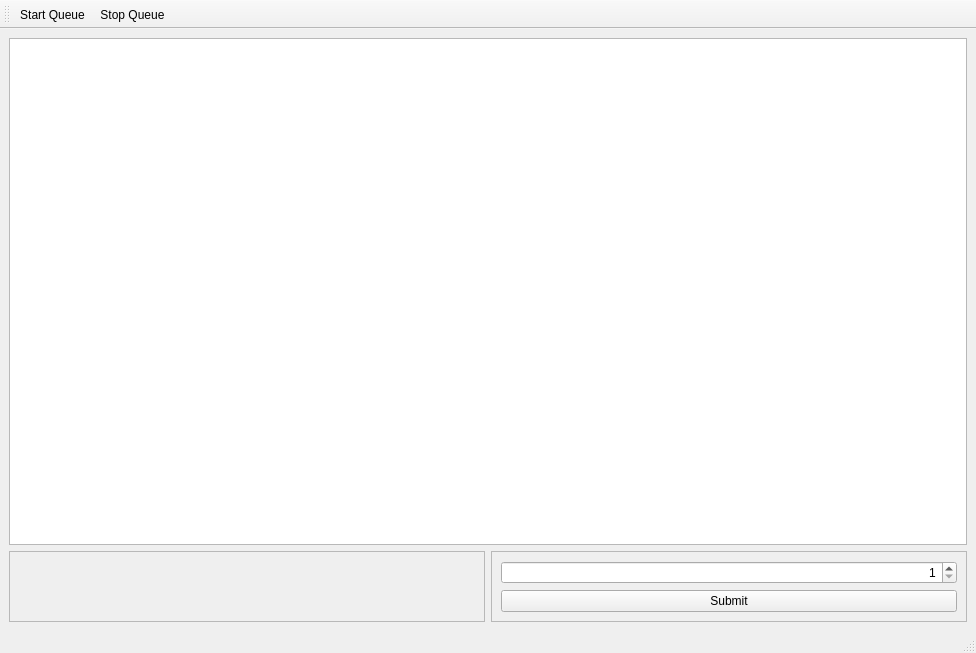
<?xml version="1.0" encoding="UTF-8"?>
<ui version="4.0">
 <class>TaskMainWindow</class>
 <widget class="QMainWindow" name="TaskMainWindow">
  <property name="geometry">
   <rect>
    <x>0</x>
    <y>0</y>
    <width>976</width>
    <height>653</height>
   </rect>
  </property>
  <property name="windowTitle">
   <string>MainWindow</string>
  </property>
  <widget class="QWidget" name="centralwidget">
   <property name="sizePolicy">
    <sizepolicy hsizetype="Expanding" vsizetype="Expanding">
     <horstretch>0</horstretch>
     <verstretch>0</verstretch>
    </sizepolicy>
   </property>
   <layout class="QVBoxLayout" name="verticalLayout">
    <item>
     <widget class="QListWidget" name="tasklistWidget">
      <property name="showDropIndicator" stdset="0">
       <bool>false</bool>
      </property>
      <property name="dragDropMode">
       <enum>QAbstractItemView::NoDragDrop</enum>
      </property>
      <property name="selectionBehavior">
       <enum>QAbstractItemView::SelectItems</enum>
      </property>
      <property name="movement">
       <enum>QListView::Snap</enum>
      </property>
     </widget>
    </item>
    <item>
     <layout class="QHBoxLayout" name="horizontalLayout">
      <property name="topMargin">
       <number>0</number>
      </property>
      <item>
       <widget class="QFrame" name="taskFrame">
        <property name="frameShape">
         <enum>QFrame::StyledPanel</enum>
        </property>
        <property name="frameShadow">
         <enum>QFrame::Raised</enum>
        </property>
        <layout class="QHBoxLayout" name="horizontalLayout_2">
         <property name="leftMargin">
          <number>0</number>
         </property>
         <property name="topMargin">
          <number>0</number>
         </property>
         <property name="rightMargin">
          <number>0</number>
         </property>
         <property name="bottomMargin">
          <number>0</number>
         </property>
         <item>
          <widget class="TaskCreator" name="creatorWidget" native="true">
           <property name="minimumSize">
            <size>
             <width>0</width>
             <height>30</height>
            </size>
           </property>
          </widget>
         </item>
        </layout>
       </widget>
      </item>
      <item>
       <widget class="QFrame" name="submitFrame">
        <property name="minimumSize">
         <size>
          <width>100</width>
          <height>0</height>
         </size>
        </property>
        <property name="frameShape">
         <enum>QFrame::StyledPanel</enum>
        </property>
        <property name="frameShadow">
         <enum>QFrame::Raised</enum>
        </property>
        <layout class="QVBoxLayout" name="verticalLayout_3">
         <item>
          <widget class="QSpinBox" name="multiplicitySpinBox">
           <property name="alignment">
            <set>Qt::AlignRight|Qt::AlignTrailing|Qt::AlignVCenter</set>
           </property>
           <property name="minimum">
            <number>1</number>
           </property>
           <property name="maximum">
            <number>5</number>
           </property>
          </widget>
         </item>
         <item>
          <widget class="QPushButton" name="submitPushButton">
           <property name="text">
            <string>Submit</string>
           </property>
          </widget>
         </item>
        </layout>
       </widget>
      </item>
     </layout>
    </item>
   </layout>
  </widget>
  <widget class="QMenuBar" name="menubar">
   <property name="geometry">
    <rect>
     <x>0</x>
     <y>0</y>
     <width>976</width>
     <height>22</height>
    </rect>
   </property>
  </widget>
  <widget class="QStatusBar" name="statusbar"/>
  <widget class="QToolBar" name="toolBar">
   <property name="windowTitle">
    <string>toolBar</string>
   </property>
   <attribute name="toolBarArea">
    <enum>TopToolBarArea</enum>
   </attribute>
   <attribute name="toolBarBreak">
    <bool>false</bool>
   </attribute>
   <addaction name="actionStartQueue"/>
   <addaction name="actionStopQueue"/>
  </widget>
  <action name="actionStartQueue">
   <property name="text">
    <string>Start Queue</string>
   </property>
   <property name="toolTip">
    <string>Start the Queue</string>
   </property>
  </action>
  <action name="actionStopQueue">
   <property name="text">
    <string>Stop Queue</string>
   </property>
   <property name="toolTip">
    <string>Stop the task queue</string>
   </property>
  </action>
 </widget>
 <customwidgets>
  <customwidget>
   <class>TaskCreator</class>
   <extends>QWidget</extends>
   <header>taskcreator.h</header>
   <container>1</container>
  </customwidget>
 </customwidgets>
 <resources/>
 <connections>
  <connection>
   <sender>toolBar</sender>
   <signal>actionTriggered(QAction*)</signal>
   <receiver>TaskMainWindow</receiver>
   <slot>handleToolbarAction(QAction*)</slot>
   <hints>
    <hint type="sourcelabel">
     <x>186</x>
     <y>43</y>
    </hint>
    <hint type="destinationlabel">
     <x>182</x>
     <y>54</y>
    </hint>
   </hints>
  </connection>
  <connection>
   <sender>submitPushButton</sender>
   <signal>clicked()</signal>
   <receiver>TaskMainWindow</receiver>
   <slot>submitTask()</slot>
   <hints>
    <hint type="sourcelabel">
     <x>630</x>
     <y>590</y>
    </hint>
    <hint type="destinationlabel">
     <x>638</x>
     <y>623</y>
    </hint>
   </hints>
  </connection>
 </connections>
 <slots>
  <slot>startQueue()</slot>
  <slot>stopQueue()</slot>
  <slot>handleToolbarAction(QAction*)</slot>
  <slot>submitTask()</slot>
 </slots>
</ui>
